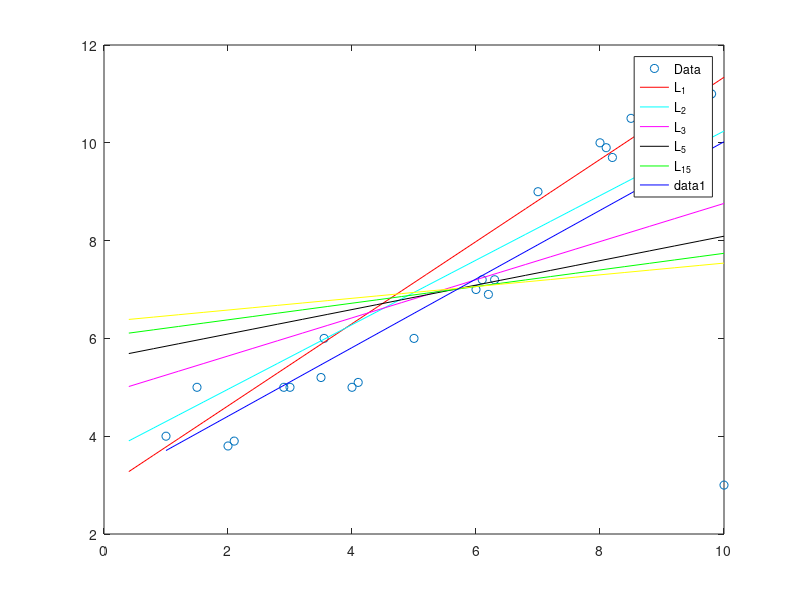
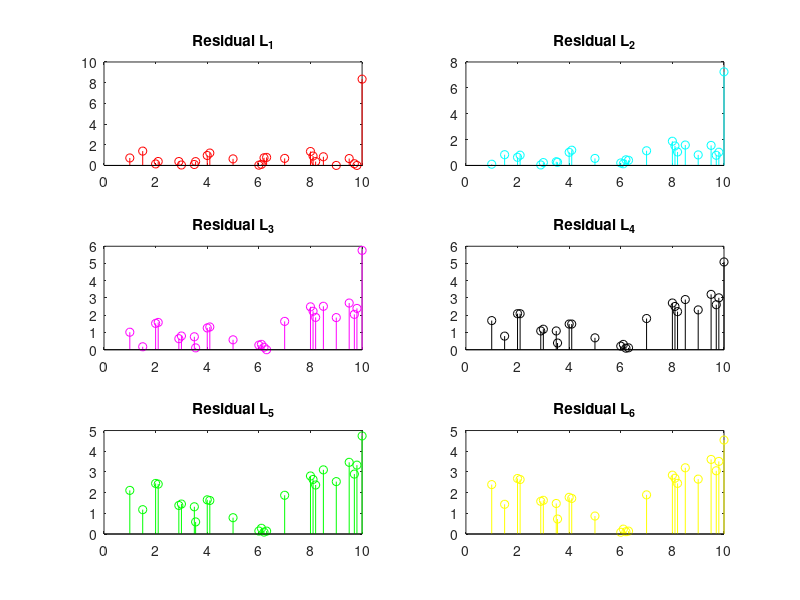

Here is the MATLAB script that generated these plots, in order:
clc
clear all
close all

load xydata.dat

x=xydata(:,1);
y=xydata(:,2);

color=['r', 'c', 'm', 'k', 'g', 'y'];

plot(x,y,'o')
hold on;

mmin=0.1; mmax=2;
bmin=2; bmax=7;

p=[1,2,3,4,5,6,15];
xcal=[10/25:10/25:10]';

for i=1:6
    min(i)=1000;
    for b=bmin:0.01:bmax
        for m=mmin:0.01:mmax
            ycal=m*xcal+b;
            N(i)=norm(y-ycal,p(i));
            if N(i) < min(i)
                min(i)=N(i);
                A(i)=m;
                B(i)=b;
                ynew(:,i)=A(i)*xcal+B(i);
            end
        end
    end
    plot(xcal,ynew(:,i),color(i)); hold on
    i
    r(:,i)=abs(y-ynew(:,i));
end
S1={'Data','L_{1}','L_{2}','L_{3}','L_{5}','L_{15}'};
legend(S1)

[A' B']

 d=y;
 G=[ones(25,1) x];
 m=inv(G'*G)*G'*d;
 xcal=[1:10];
 ycal=m(1)+m(2)*xcal; 
 plot(xcal,ycal,'b')

 figure
 for i=1:6
     subplot(3,2,i)
     stem(x,r(:,i),color(i))
     str=sprintf('Residual L_{%d}',p(i));
     title(str)
 end